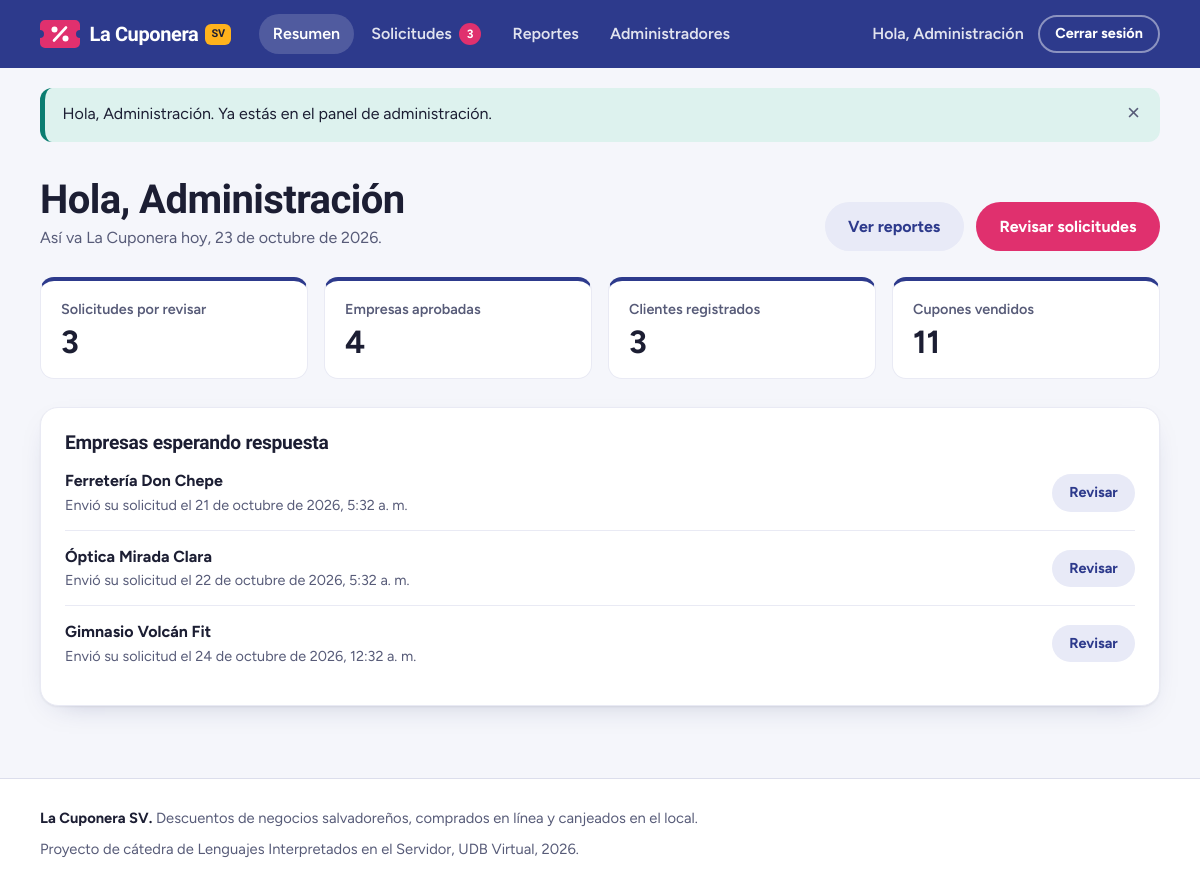
/admin (signed in), run on the app's committed database.
### tables this page shows
CREATE TABLE empresas (
    id                  INT UNSIGNED NOT NULL AUTO_INCREMENT,
    nombre              VARCHAR(150) NOT NULL,
    nit                 CHAR(17)     NOT NULL COMMENT 'formato 0000-000000-000-0',
    direccion           VARCHAR(255) NOT NULL,
    telefono            CHAR(9)      NOT NULL COMMENT 'formato 0000-0000',
    correo              VARCHAR(120) NOT NULL,
    usuario             VARCHAR(30)  NOT NULL,
    contrasena          VARCHAR(255) NOT NULL,
    estado              ENUM('pendiente', 'aprobada', 'rechazada') NOT NULL DEFAULT 'pendiente',
    porcentaje_comision DECIMAL(5,2) NULL COMMENT 'se fija al aprobar la solicitud',
    motivo_rechazo      VARCHAR(255) NULL,
    revisado_por        INT UNSIGNED NULL,
    revisado_en         DATETIME     NULL,
    creado_en           DATETIME     NOT NULL DEFAULT CURRENT_TIMESTAMP,
    PRIMARY KEY (id),
    UNIQUE KEY uq_empresa_nit (nit),
    UNIQUE KEY uq_empresa_correo (correo),
    UNIQUE KEY uq_empresa_usuario (usuario),
    KEY idx_empresa_estado (estado),
    CONSTRAINT fk_empresa_revisor FOREIGN KEY (revisado_por)
        REFERENCES administradores (id) ON DELETE SET NULL,
    CONSTRAINT chk_empresa_comision CHECK (porcentaje_comision IS NULL OR (porcentaje_comision > 0 AND porcentaje_comision <= 100))
);

### app/core/helpers.php (called while the page is built, shortened)
<?php
function ruta_base(): string
{
    $carpeta = str_replace('\\', '/', dirname($_SERVER['SCRIPT_NAME'] ?? '/index.php'));
    return rtrim($carpeta, '/');
}
function url(string $ruta = '/'): string
{
    $ruta = '/' . ltrim($ruta, '/');
    if (URL_AMIGABLES) {
        return ruta_base() . $ruta;
    }
    [$camino, $consulta] = array_pad(explode('?', $ruta, 2), 2, '');
    $enlace = ruta_base() . '/index.php?r=' . ltrim($camino, '/');
    return $consulta === '' ? $enlace : $enlace . '&' . $consulta;
}
function vista(string $__vista, array $__datos = []): void
{
    extract($__datos, EXTR_SKIP);
    require RAIZ . '/app/views/' . $__vista . '.php';
}
function e($texto): string
{
    return htmlspecialchars((string) $texto, ENT_QUOTES, 'UTF-8');
}
function fecha_larga(?string $fecha): string
{
    $meses = ['enero', 'febrero', 'marzo', 'abril', 'mayo', 'junio', 'julio',
              'agosto', 'septiembre', 'octubre', 'noviembre', 'diciembre'];
    $momento = strtotime($fecha);
    return date('j', $momento) . ' de ' . $meses[date('n', $momento) - 1] . ' de ' . date('Y', $momento);
}
function fecha_y_hora(?string $fechaHora): string
{
    $momento = strtotime($fechaHora);
    $hora = date('g:i', $momento) . (date('a', $momento) === 'am' ? ' a. m.' : ' p. m.');
    return fecha_larga($fechaHora) . ', ' . $hora;
}
function primer_nombre(string $nombre): string
{
    return explode(' ', trim($nombre))[0];
}

### app/controllers/AdminController.php (called while the page is built, shortened)
<?php
class AdminController extends Controller
{
    public function inicio(): void
    {
        $empresas = new Empresa();
        vista('admin/inicio', [
            'titulo' => 'Panel de administración',
            'conteo' => $empresas->conteoPorEstado(),
            'pendientes' => array_slice($empresas->porEstado('pendiente'), 0, 4),
            'clientes' => (new Cliente())->total(),
            'cupones' => (new Compra())->totalCupones(),
        ]);
    }
}

### index.php (called while the page is built, shortened)
<?php
require RAIZ . '/app/core/helpers.php';
spl_autoload_register(function ($clase) {
    foreach (['core', 'controllers', 'models'] as $carpeta) {
        $archivo = RAIZ . "/app/$carpeta/$clase.php";
        if (is_file($archivo)) {
            return;
        }
    }
});
$router = new Router();
$router->despachar($_SERVER['REQUEST_METHOD'] ?? 'GET', ruta_actual());

### app/core/Auth.php (called while the page is built, shortened)
<?php
class Auth
{
    public static function usuario(): ?array
    {
        return $_SESSION['usuario'] ?? null;
    }
}

### app/models/Empresa.php (called while the page is built, shortened)
<?php
class Empresa extends ModeloUsuario
{
    public function porEstado(string $estado): array
    {
        $orden = $estado === 'pendiente' ? 'e.creado_en ASC' : 'e.revisado_en DESC';
        return $this->filas(
            "SELECT e.*, a.nombre AS revisado_por_nombre
             FROM empresas e
             LEFT JOIN administradores a ON a.id = e.revisado_por
             WHERE e.estado = ?
             ORDER BY $orden",
            [$estado]
        );
    }
    public function conteoPorEstado(): array
    {
        $conteo = ['pendiente' => 0, 'aprobada' => 0, 'rechazada' => 0];
        foreach ($this->filas('SELECT estado, COUNT(*) AS total FROM empresas GROUP BY estado') as $fila) {
            $conteo[$fila['estado']] = (int) $fila['total'];
        }
        return $conteo;
    }
}

### app/models/Modelo.php (called while the page is built, shortened)
<?php
abstract class Modelo
{
    protected PDO $db;
    public function __construct()
    {
        $this->db = Database::conexion();
    }
    protected function filas(string $sql, array $parametros = []): array
    {
        $consulta = $this->db->prepare($sql);
        $consulta->execute($parametros);
        return $consulta->fetchAll();
    }
}

### app/core/Database.php (called while the page is built)
<?php
class Database
{
    private static ?PDO $conexion = null;
    public static function conexion(): PDO
    {
        if (self::$conexion === null) {
            $dsn = sprintf('mysql:host=%s;port=%d;dbname=%s;charset=utf8mb4', DB_HOST, DB_PUERTO, DB_NOMBRE);
            self::$conexion = new PDO($dsn, DB_USUARIO, DB_CLAVE, [
                PDO::ATTR_ERRMODE => PDO::ERRMODE_EXCEPTION,
                PDO::ATTR_DEFAULT_FETCH_MODE => PDO::FETCH_ASSOC,
                PDO::ATTR_EMULATE_PREPARES => false,
            ]);
            self::$conexion->exec("SET time_zone = '-06:00'");
        }
        return self::$conexion;
    }
}

### app/views/admin/inicio.php (the view, shortened to what this page needs)
<div class="contenedor">
    <header class="encabezado-pagina">
        <div>
            <h1>Hola, <?= e(primer_nombre(Auth::usuario()['nombre'])) ?></h1>
            <p>Así va La Cuponera hoy, <?= fecha_larga(date('Y-m-d')) ?>.</p>
        </div>
        <div class="grupo-botones">
            <a class="boton boton--suave" href="<?= url('/admin/reportes') ?>">Ver reportes</a>
            <a class="boton boton--primario" href="<?= url('/admin/solicitudes') ?>">Revisar solicitudes</a>
        </div>
    </header>
    <section class="indicadores" aria-label="Resumen general">
        <div class="indicador">
            <p class="indicador__etiqueta">Solicitudes por revisar</p>
            <p class="indicador__valor"><?= $conteo['pendiente'] ?></p>
        </div>
        <div class="indicador">
            <p class="indicador__etiqueta">Empresas aprobadas</p>
            <p class="indicador__valor"><?= $conteo['aprobada'] ?></p>
        </div>
        <div class="indicador">
            <p class="indicador__etiqueta">Clientes registrados</p>
            <p class="indicador__valor"><?= $clientes ?></p>
        </div>
        <div class="indicador">
            <p class="indicador__etiqueta">Cupones vendidos</p>
            <p class="indicador__valor"><?= number_format($cupones) ?></p>
        </div>
    </section>
    <section class="tarjeta">
        <div class="tarjeta__encabezado">
            <h2 class="tarjeta__titulo">Empresas esperando respuesta</h2>
        </div>
        <?php if ($pendientes): ?>
            <ul class="lista-simple">
                <?php foreach ($pendientes as $empresa): ?>
                    <li>
                        <div>
                            <strong><?= e($empresa['nombre']) ?></strong>
                            <span class="texto-suave">Envió su solicitud el <?= fecha_y_hora($empresa['creado_en']) ?></span>
                        </div>
                        <a class="boton boton--suave boton--chico" href="<?= url('/admin/solicitudes') ?>#empresa-<?= (int) $empresa['id'] ?>">Revisar</a>
                    </li>
                <?php endforeach; ?>
            </ul>
        <?php else: ?>
            <p class="texto-suave">No hay solicitudes pendientes. Cuando una empresa se registre, va a aparecer aquí.</p>
        <?php endif; ?>
    </section>
</div>

### app/core/Router.php (shortened to what this page needs)
<?php
class Router
{
    private array $rutas = [];
    private function agregar(string $metodo, string $patron, string $accion): void
    {
        $expresion = '#^' . preg_replace('#\{[a-z_]+\}#', '(\d+)', $patron) . '$#';
        $this->rutas[] = ['metodo' => $metodo, 'expresion' => $expresion, 'accion' => $accion];
    }
    public function despachar(string $metodo, string $ruta): void
    {
        foreach ($this->rutas as $r) {
            if ($r['metodo'] === $metodo && preg_match($r['expresion'], $ruta, $partes)) {
                array_shift($partes);
                [$clase, $funcion] = explode('@', $r['accion']);
                (new $clase())->$funcion(...$partes);
                return;
            }
        }
    }
}

### assets/css/estilos.css (style rules this page uses)
:root { --anil: #2D3A8C; --anil-hondo: #1F2866; --anil-claro: #E8EAF7; --pitahaya: #E0306E; --pitahaya-hondo: #C21F5A; --mango: #FFB21C; --mango-hondo: #D98E00; --mango-claro: #FFF2D6; --torogoz: #0B7D71; --torogoz-claro: #DDF2EE; --maquilishuat: #F8DCEA; --papel: #F5F6FB; --blanco: #FFFFFF; --tinta: #1C1E33; --tinta-suave: #575B78; --linea: #DCDEEC; --linea-suave: #E9EAF4; --error: #B42335; --error-claro: #FBE5E8; --fuente-titulos: "Bricolage Grotesque", "Segoe UI", system-ui, sans-serif; --fuente-texto: "Figtree", "Segoe UI", system-ui, -apple-system, sans-serif; --ancho: 1160px; --radio: 16px; --radio-campo: 10px; --sombra-suave: 0 1px 2px rgba(28, 30, 51, .06), 0 10px 30px -18px rgba(31, 40, 102, .35); --alto-barra: 68px; }
*, *::before, *::after { box-sizing: border-box; }
html { -webkit-text-size-adjust: 100%; scroll-padding-top: calc(var(--alto-barra) + 16px); }
body { margin: 0; font-family: var(--fuente-texto); font-size: 1rem; line-height: 1.55; color: var(--tinta); background: var(--papel); min-height: 100vh; display: flex; flex-direction: column; }
h1, h2, h3 { font-family: var(--fuente-titulos); line-height: 1.1; letter-spacing: -0.015em; margin: 0 0 .5em; color: var(--tinta); }
h1 { font-size: clamp(2rem, 1.4rem + 2.6vw, 3.3rem); font-weight: 800; }
h2 { font-size: clamp(1.4rem, 1.2rem + .9vw, 1.9rem); font-weight: 700; }
p { margin: 0 0 1em; }
a { color: var(--anil); text-underline-offset: 3px; }
.contenedor { width: 100%; max-width: var(--ancho); margin: 0 auto; padding: 0 1.25rem; }
.texto-suave { color: var(--tinta-suave); }
.boton { display: inline-flex; align-items: center; justify-content: center; gap: .5rem; font: inherit; font-weight: 700; line-height: 1.2; text-align: center; text-decoration: none; padding: .8rem 1.35rem; border-radius: 999px; border: 2px solid transparent; cursor: pointer; transition: background-color .15s ease, color .15s ease, border-color .15s ease; }
.boton--primario { background: var(--pitahaya); color: var(--blanco); }
.boton--suave { background: var(--anil-claro); color: var(--anil); }
.boton--chico { padding: .5rem .95rem; font-size: .9rem; }
.grupo-botones { display: flex; flex-wrap: wrap; gap: .75rem; align-items: center; }
.encabezado-pagina { display: flex; flex-wrap: wrap; align-items: flex-end; justify-content: space-between; gap: 1rem 2rem; padding: 2.25rem 0 1.6rem; }
.encabezado-pagina h1 { font-size: clamp(1.8rem, 1.4rem + 1.5vw, 2.5rem); margin: 0 0 .3rem; }
.encabezado-pagina p { margin: 0; color: var(--tinta-suave); max-width: 46rem; }
.tarjeta { background: var(--blanco); border: 1px solid var(--linea-suave); border-radius: 18px; padding: 1.5rem; box-shadow: var(--sombra-suave); }
.tarjeta__encabezado { display: flex; flex-wrap: wrap; justify-content: space-between; align-items: baseline; gap: .5rem 1rem; margin-bottom: 1rem; }
.tarjeta__titulo { font-size: 1.2rem; margin: 0 0 1rem; }
.tarjeta__encabezado .tarjeta__titulo { margin: 0; }
.lista-simple { list-style: none; margin: 0; padding: 0; }
.lista-simple li { display: flex; align-items: center; justify-content: space-between; gap: 1rem; padding: .85rem 0; border-top: 1px solid var(--linea-suave); }
.lista-simple li:first-child { border-top: 0; padding-top: 0; }
.lista-simple strong, .lista-simple span { display: block; }
.lista-simple span { font-size: .9rem; }
.indicadores { display: grid; grid-template-columns: repeat(auto-fit, minmax(200px, 1fr)); gap: 1rem; margin-bottom: 1.75rem; }
.indicador { background: var(--blanco); border: 1px solid var(--linea-suave); border-top: 4px solid var(--anil); border-radius: 14px; padding: 1.05rem 1.25rem 1.15rem; }
.indicador__etiqueta { margin: 0 0 .3rem; font-size: .9rem; font-weight: 600; color: var(--tinta-suave); }
.indicador__valor { margin: 0; font-family: var(--fuente-texto); font-weight: 700; font-size: 2rem; line-height: 1.1; }

### data on the page
empresas: nombre "Ferretería Don Chepe", creado_en "21 de octubre de 2026, 5:32 a. m."
empresas: nombre "Óptica Mirada Clara", creado_en "22 de octubre de 2026, 5:32 a. m."
empresas: nombre "Gimnasio Volcán Fit", creado_en "24 de octubre de 2026, 12:32 a. m."

### other printed values
$pendientesNav "3"
$mensaje['mensaje'] "Hola, Administración. Ya estás en el panel de administración."
$conteo['pendiente'] "3"
$conteo['aprobada'] "4"
